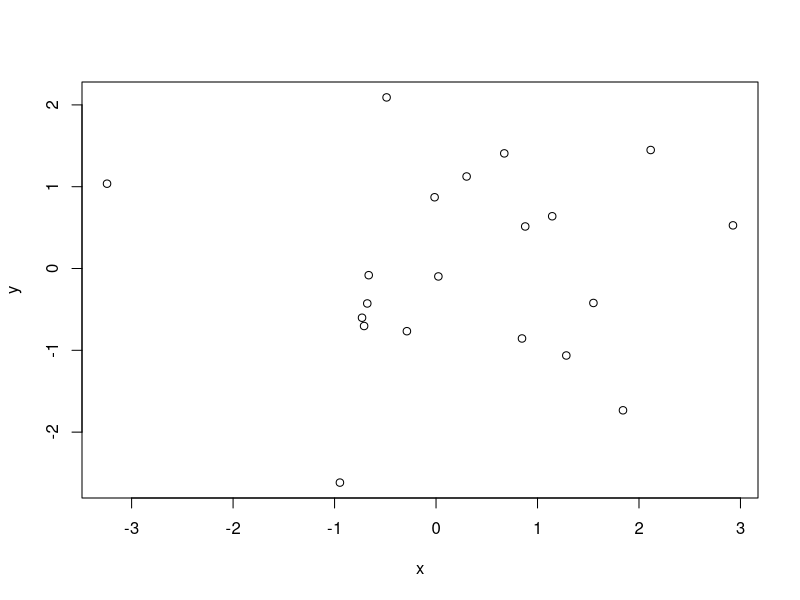

Source code (R):
## ---- chunk 1
sum(1:10)
10*(11)/2
## ---- chunk 2

x <- rnorm(20)
y <- rnorm(20)

plot(x, y )

